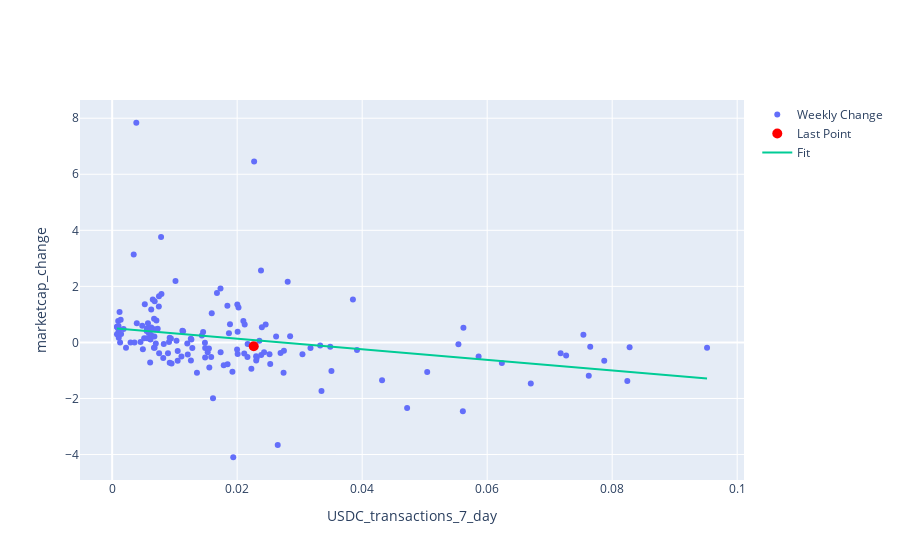

The notebook cell saved with this chart:
### Code cell
import plotly.graph_objects as go

# Fit a line to the points
x = weekly_df['USDC_transactions_7_day']
y = weekly_df['marketcap_change']
coefficients = np.polyfit(x, y, 1)  # Fit a 1st degree polynomial (line) to the data
poly_line = np.poly1d(coefficients)
line_space = np.linspace(x.min(), x.max(), len(weekly_df))

# Create the scatter plot with a regression line
fig = go.Figure()

# Scatter plot of all points with hover text
fig.add_trace(go.Scatter(x=x, y=y, mode='markers', name='Weekly Change', text=weekly_df.index, hoverinfo='text+x+y'))

# Scatter plot with just the last point highlighted in red
fig.add_trace(go.Scatter(x=[x.iloc[-1]], y=[y.iloc[-1]], mode='markers', marker=dict(color='red', size=10), name='Last Point', text=[weekly_df.index[-1]], hoverinfo='text+x+y'))

# Add the linear regression line
fig.add_trace(go.Scatter(x=line_space, y=poly_line(line_space), mode='lines', name='Fit'))

# Customize the layout
fig.update_layout(
    title='',
    xaxis_title='USDC_transactions_7_day',
    yaxis_title='marketcap_change',
)

# Show the plot
fig.show()

### Figure 1 — Plotly figure (JSON) as saved in the notebook; plotly's stock layout.template omitted (floating-point values rounded to 4 significant figures; data arrays with more than 128 entries replaced by an {"elided": "..."} marker saying what was removed)
{"data": [{"hoverinfo": "text+x+y", "mode": "markers", "name": "Weekly Change", "text": {"elided": "152 str values"}, "type": "scatter", "x": {"elided": "152 float values"}, "y": {"elided": "152 float values"}}, {"hoverinfo": "text+x+y", "marker": {"color": "red", "size": 10}, "mode": "markers", "name": "Last Point", "text": ["2023-12-03 00:00:00"], "type": "scatter", "x": [0.02265], "y": [-0.1349]}, {"mode": "lines", "name": "Fit", "type": "scatter", "x": {"elided": "152 float values"}, "y": {"elided": "152 float values"}}], "layout": {"title": {"text": ""}, "xaxis": {"title": {"text": "USDC_transactions_7_day"}}, "yaxis": {"title": {"text": "marketcap_change"}}}}
